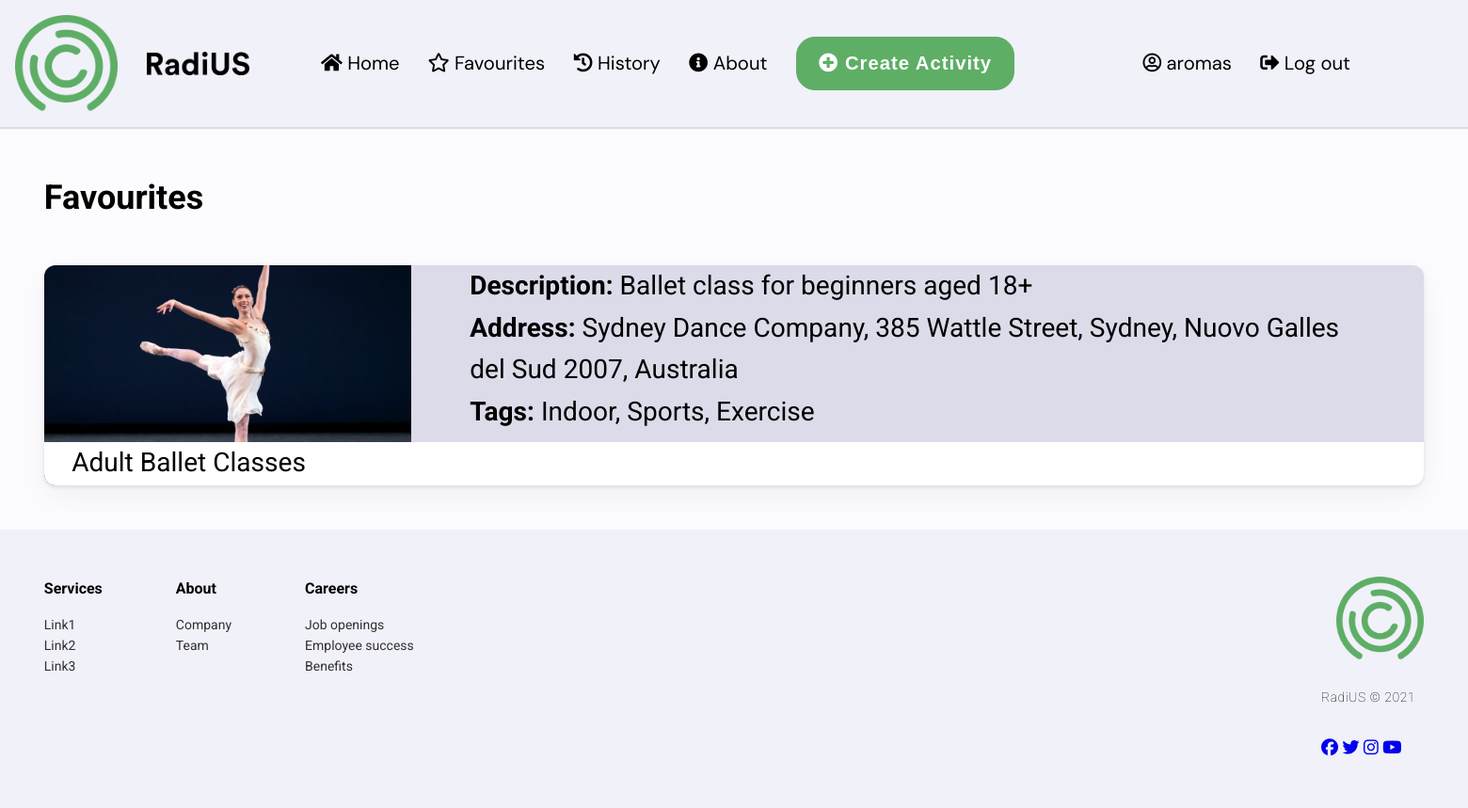
The page /favourites (signed in) on the database its author committed.
### radius/models.py (models this page shows, shortened)
class Activity(models.Model):
    name = models.CharField(max_length=200, help_text='Activity Name')
    description = models.TextField(help_text='Activity Description')
    address = models.CharField(max_length=200, help_text='Activity Address')
    tags = models.ManyToManyField(ActivityTags, help_text='Select Tags')
    id = models.UUIDField(primary_key=True, default=uuid.uuid4,
                          help_text='Activity Key')
    datetime = models.DateTimeField(default=datetime.datetime.now())
    longitude = models.FloatField(default=151.7420)
    latitude = models.FloatField(default=-33.871846)
    image = models.ImageField(upload_to='images/', default='noimage.jpg')

class ActivityTags(models.Model):
    name = models.CharField(max_length=200, help_text='Enter a Tag (e.g. Community')
    def __str__(self):
        return self.name

### radius/views.py (the view)
# urls.py: path('favourites', views.favourites, name='favourites'),
def favourites(request):
    activities = request.user.profile.favourites.all()
    return render(request, 'favourites.html', {'activities' :activities})

### radius/templates/favourites.html
{% extends 'base.html' %}
{% load static %}
{% block content %}
{% include 'partials/navbar.html' %}
<main>
    <h1>Favourites</h1>
{% include 'partials/activitycard-ext.html' %}
</main>
{% include 'partials/footer.html' %}
{% endblock %}

### radius/templates/partials/navbar.html (shortened to what this page needs)
{% load static %}
<header>
	<nav>
		<img src="{% static 'img/logo_icon.png' %}" class="logo" alt="RadiUS logo">
		<img src="{% static 'img/wordmark.png' %}" class="logo" alt="RadiUS logo">
		<ul>
		  	<li><a href="/"><i class="fas fa-home"></i> Home</a></li>
		  	<li><a href="/favourites"><i class="far fa-star"></i> Favourites</a></li>
		  	<li><a href="/history"><i class="fas fa-history"></i> History</a></li>
			<li><a href="/about"><i class="fas fa-info-circle"></i> About</a></li>
			<li><a><button onclick="createActivity()"><i class="fas fa-plus-circle"></i> Create Activity</button></a></li>
		</ul>
		{% if request.user.is_authenticated %}
		<ul>
			<li><a href="../registration/user-profile.html"><i class="far fa-user-circle"></i> {{ request.user.username }}</a></li>
			<li><a href="#" onclick="logout()"><i class="fas fa-sign-out-alt"></i> Log out</a></li>
		</ul>
		{% else %}
		<ul>
			<li><a href="#" onclick="login()"><i class="fas fa-sign-out-alt"></i> Log In</a></li>
		</ul>
		{% endif %}
		</div>

### radius/templates/partials/activitycard-ext.html
{% load static %}
{% if activities %}
        <div class="fav_activityList">
                {% for activity in activities %}
                        <div class="fav_activity_container" onclick="goToActivity('{{ activity.id }}')">
                                <div class="fav_img"><img src="/media/{{ activity.image }}" alt="{{ activity.name }}" width="300"></div>
                                <div class="fav_description">
                                        <b>Description: </b>{{ activity.description }}<br>
                                        <b>Address: </b>{{ activity.address }}<br>
                                        <b>Tags: </b>{{ activity.tags.all|join:", " }}<br>
                                </div>
                                <div class="fav_activity_title">{{ activity.name }}</div>
                        </div>
                {% endfor %}
{% endif %}
        </div>

### radiusproject/static/css/style.css (style rules this page uses)
*, *::before, *::after { box-sizing: border-box; }
:root { --clr-darkGreen: #5EAE66; --clr-lightGreen: #AFDEB4; --clr-green2:#C5ED97; --clr-lightGreen2:#E9FFD0; --clr-text: #000; --clr-grey1: #DBDBE9; --clr-grey2:#F1F1FA; --clr-grey3:#FCFCFF; }
body { background-color: var(--clr-grey3); overflow-x: hidden; color: var(--clr-text); font-family: 'Roboto', sans-serif; font-weight: 400; line-height: 1.58; font-size: 14px; padding: 5px, 5px, 5px; min-height:calc(100vh - 2 * 12px); }
html { min-height:100vh; }
h1 { font-weight: bold; margin: 0; }
.logo { width:7%; height:7%; margin: 1%; }
nav { display:flex; flex-direction: row; background-color: var(--clr-grey2); justify-content:left; align-items: center; font-family: 'DM Sans', sans-serif; box-shadow: 1px 1px 1px 1px var(--clr-grey1); font-size:1.3vw; }
nav ul { margin-left: 0.5%; margin-top: 0%; margin-bottom: 0%; list-style-type: none; width:100%; }
nav ul:nth-of-type(2) { margin-right: -30%; }
nav ul>li { display:inline-block; padding:1.5%; padding-top: 4%; padding-bottom:4%; margin-top: 0%; margin-bottom: 0%; }
nav ul>li a { color: var(--clr-text); text-decoration: initial; }
.fav_activityList { display:flex; flex-direction: column; flex-wrap: wrap; justify-content: flex-start; align-items: stretch; align-content: stretch; gap: 2vw; margin-top:3%; }
.fav_activity_container { position: relative; width: 100%; height: 15vw; border-radius: 12px; box-shadow: 0px 2px 4px rgba(28, 5, 77, 0.1), 0px 12px 32px rgba(0, 0, 0, 0.05); background:var(--clr-grey1); font-size:1.8vw; cursor: pointer; display:flex; flex-direction: row; gap:4vw; padding-right: 4%; }
.fav_activity_title { position: absolute; bottom: 0; width: 100%; height: 3vw; background: white; text-align: left; justify-self: center; padding-left: 2%; border-bottom-left-radius: 12px; border-bottom-right-radius: 12px; }
.fav_img img { height: 15vw; width: 25vw; border-bottom-left-radius: 12px; border-bottom-right-radius: 12px; object-fit: cover; }
* { box-sizing: border-box; }
button { border-radius: 20px; border: 1px solid var(--clr-darkGreen); background-color: var(--clr-darkGreen); color: #FFFFFF; font-size: 12px; font-weight: bold; padding: 12px 45px; letter-spacing: 1px; text-transform: uppercase; cursor:pointer; }
nav ul>li button { text-transform:none; font-size: 1.2vw; font-weight:600; padding: 1vw 1.5vw; }
.fav_activity_container { overflow-y: hidden; }
@media (min-width: 641px) { body { overflow-x: hidden; margin:0px; font-size:16px; } }
@media (min-width: 641px) { main { margin: 3vw; } }
@media (min-width: 641px) { header { grid-column: 1/6; } }
@media (min-width: 641px) { main { grid-column: 2/5; } }
@media (min-width: 1008px) { body { font-size:18px; } }
@media (min-width: 1008px) { nav { font-size:1.3vw; } }
@media (min-width: 1008px) { nav ul>li button { font-size:1.3vw; } }

### rows shown on the page
Activity: image (picture), description "Ballet class for beginners aged 18+", address "Sydney Dance Company, 385 Wattle Street, Sydney, Nuovo Galles del Sud 2007, Australia", tags.all "Indoor, Sports, Exercise", name "Adult Ballet Classes"

### other values the page prints
{{ request.user.username }} "aromas"
